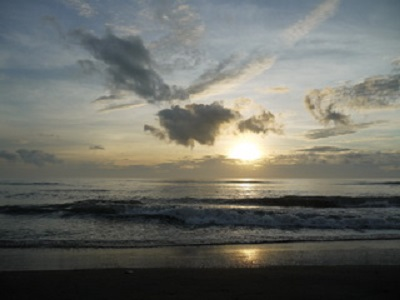
#> input picture EXAMPLE2/media/img01.jpg, 400 x 300 px, found by its file name
$ python Image3.py
#> lines starting #> are read from the running program, lines starting #| are printed output that depends on the picture
from PIL import Image
import os
os.chdir(os.path.dirname(__file__))
img = Image.open("media\\img01.jpg")
#> img is the input picture: PIL image 400x300 RGB; mean R, G, B 106.6, 107.9, 101.5
imggray = img.convert('L') #轉換為灰階
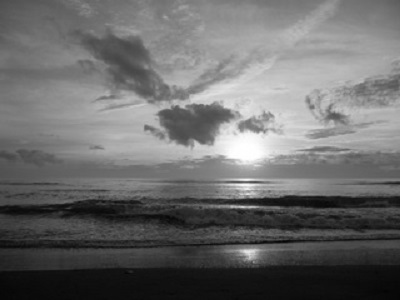
#> imggray: PIL image 400x300 L; min 4, max 255, mean 106.8

imggray.save("media\\gray01.jpg")

$ run again, with EXAMPLE2/media/face.jpg copied over EXAMPLE2/media/img01.jpg
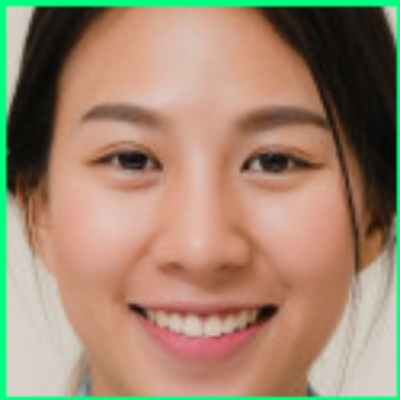
#> input picture EXAMPLE2/media/face.jpg, 400 x 400 px, found by its file name
#> img is the input picture: PIL image 400x400 RGB; mean R, G, B 159.4, 134.8, 111.4
#> `imggray = img.convert('L')`:
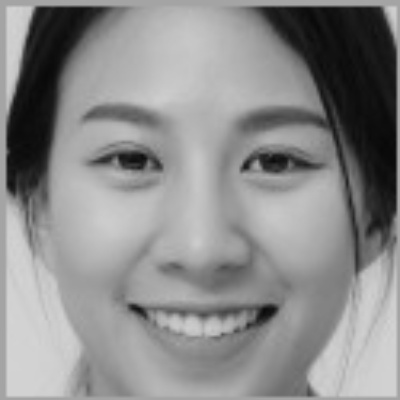
#> imggray: PIL image 400x400 L; min 8, max 212, mean 139.5

$ run again, with EXAMPLE2/media/face2.jpg copied over EXAMPLE2/media/img01.jpg
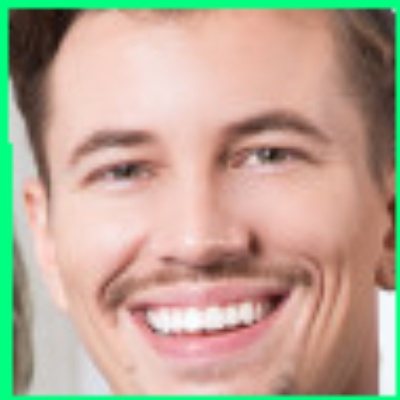
#> input picture EXAMPLE2/media/face2.jpg, 400 x 400 px, found by its file name
#> img is the input picture: PIL image 400x400 RGB; mean R, G, B 185.8, 166.8, 147.9
#> `imggray = img.convert('L')`:
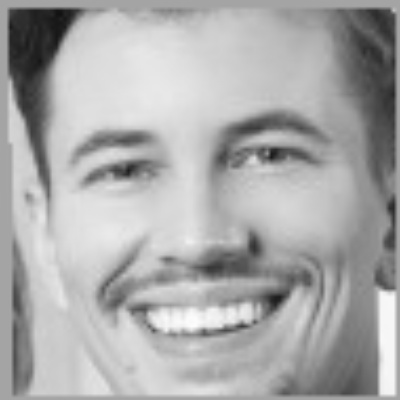
#> imggray: PIL image 400x400 L; min 17, max 253, mean 170.4
